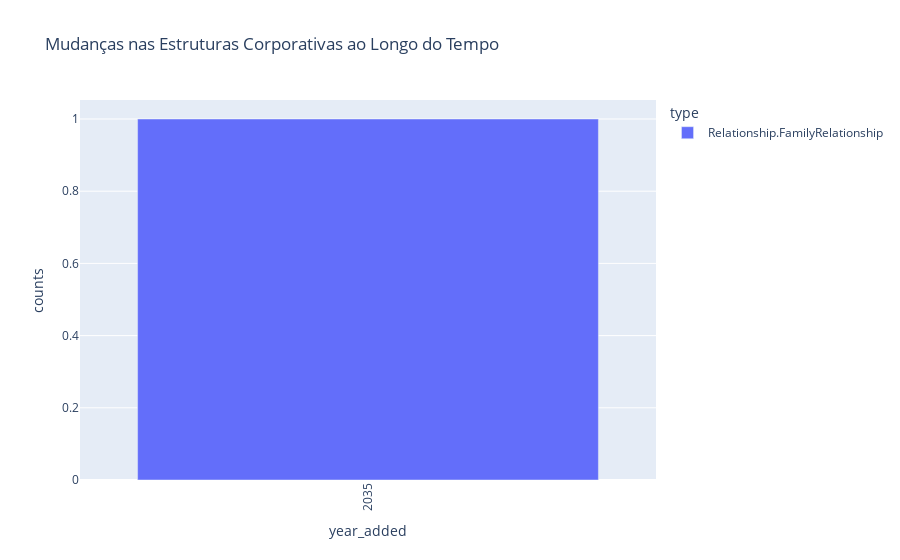

Write notebook code for a chart like this one.
### Code cell
# Contagem de relações por ano
data_filtered = df_links[df_links['type'] == 'Relationship.FamilyRelationship']

data_filtered['_date_added'] = data_filtered['_date_added'].apply(convert_to_date)
data_filtered['year_added'] = pd.to_datetime(data_filtered['_date_added']).dt.year

relations_per_year = data_filtered.groupby(['year_added', 'type', 'source']).size().reset_index(name='counts')
relations_per_year = relations_per_year.groupby(['year_added', 'type'])['counts'].size().reset_index(name='counts')

# Criação da visualização temporal
fig = px.bar(relations_per_year, x='year_added', y='counts', color='type', title='Mudanças nas Estruturas Corporativas ao Longo do Tempo')
fig.update_layout(
    #xaxis_title='Ano',
    #yaxis_title='Média de Contagens',
    xaxis_tickangle=-90,
    xaxis={'dtick': 1}#,  # Garantir que todos os anos sejam exibidos
    #xaxis={'categoryorder': 'array', 'categoryarray': average_relations_per_year_type_target['year']}
)
fig.show()

### Figure 1 — Plotly figure (JSON) as saved in the notebook; plotly's stock layout.template omitted (floating-point values rounded to 4 significant figures)
{"data": [{"alignmentgroup": "True", "hovertemplate": "type=Relationship.FamilyRelationship<br>year_added=%{x}<br>counts=%{y}<extra></extra>", "legendgroup": "Relationship.FamilyRelationship", "marker": {"color": "#636efa", "pattern": {"shape": ""}}, "name": "Relationship.FamilyRelationship", "offsetgroup": "Relationship.FamilyRelationship", "orientation": "v", "showlegend": true, "textposition": "auto", "type": "bar", "x": [2035], "xaxis": "x", "y": [1], "yaxis": "y"}], "layout": {"barmode": "relative", "legend": {"title": {"text": "type"}, "tracegroupgap": 0}, "title": {"text": "Mudanças nas Estruturas Corporativas ao Longo do Tempo"}, "xaxis": {"anchor": "y", "domain": [0, 1], "dtick": 1, "tickangle": -90, "title": {"text": "year_added"}}, "yaxis": {"anchor": "x", "domain": [0, 1], "title": {"text": "counts"}}}}
